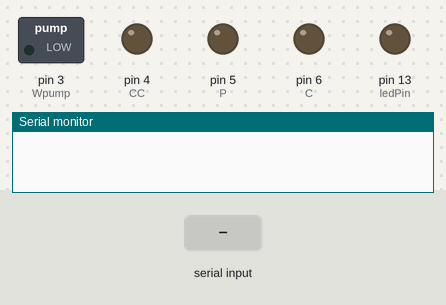
The sketch below on a simulated Arduino Mega 2560, built with avr-gcc and run on an emulated ATmega2560. Shown: switched loads named in the sketch (green lamp = pin HIGH), output pins drawn as LEDs (lit = HIGH), the last lines printed to the serial monitor. The inputs (shaded band) are chosen by the test bench.

Above: at 1.2 s.
1.3 s: "W90\n" received over Serial
At 2.5 s:
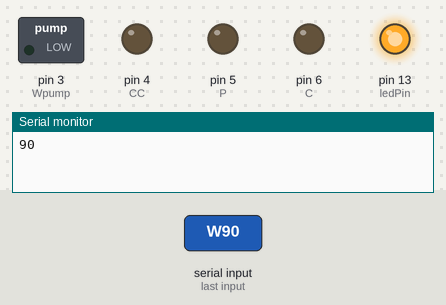
2.8 s: "F90\n" received over Serial
At 3.3 s:
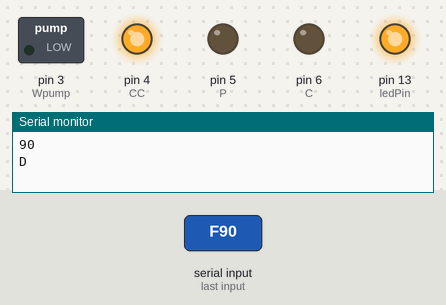
Timing chart, 0 to 15.3 s (numbered marks = the images above; inputs shaded):
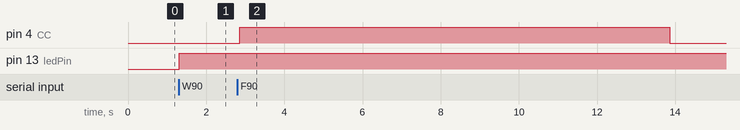

The sketch:

Water_rocket.ino
```cpp
#include <NewPing.h>

// Chân TX,RX trên Module Bluetooth HC-05 cắm lần lượt vào chân RX,TX trên Board Arduino
int ledPin = 13;
int Wsensor = 2; // cảm biến lưu lượng
int Rsensor = 10; // cảm biến tên lửa., 1 : kho6ng, 0 co1

int Wpump = 3 ;  // bơm nước   Lam
int CC = 4;  // Căng cáp hãm  Đen
int P = 5; // Khí nén   Trắng
int C = 6;// Kẹp  Vàng // Claim  Kẹp

String readString;String M;
int Wlevel = 0; // lượng nước định trước
long count = 0; long count1;long count2;
int T=0;

String inString = "";

// Laser TFmini
#include <SoftwareSerial.h>  //header file of software serial port

SoftwareSerial Serial1(8,9); //define software serial port name as Serial1 and define pin2 as RX and pin3 as TX
// chỉ cần dùng chân Tx (xanh lá) của TFmini=> Rx 8 của arduino
int dist;  //actual distance measurements of LiDAR
//int strength; //signal strength of LiDAR
//int check;  //save check value
//int i;
//int uart[9];  //save data measured by LiDAR
//const int HEADER=0x59;  //frame header of data package


void setup() {
  Serial.begin(57600);
    //Serial.begin(115200);
  pinMode(ledPin, OUTPUT);
  pinMode(Wpump, OUTPUT);
  pinMode(P, OUTPUT);
  pinMode(CC, OUTPUT);
  pinMode(C, OUTPUT);
  pinMode(Wsensor,INPUT_PULLUP);

  Serial1.begin(57600); //set bit rate of serial port connecting LiDAR with Arduino

}

void loop()
{
  //Serial.println("Ready");
  // nhận thông tin từ cổng com
  while (Serial.available()) {
    delay(3);
    char c = Serial.read();
   readString += c;
  }
  if (readString.length() >0)
  {
    if (readString.startsWith("W"))   // Định lượng nước bơm vào
    {
      readString.replace('W', '0');
      Wlevel = readString.toInt();
      Serial.println(Wlevel);
      digitalWrite(ledPin, HIGH);
     }

    if (readString.startsWith("N"))   // Mở bơm nước
    {
      digitalWrite(C, HIGH);// kẹp tên lửa.
     // Serial.println("Water");
      //while (digitalRead(Rsensor)){}; // chờ cho đến khi tên lửa được kẹp xong.
      digitalWrite(Wpump, HIGH); // mở bơm
      count =0; count1=0;count2=0;
      Serial.println(count1);
      while(Wlevel > count1)         // trong khi chờ nước bơm đủ, đọc và gửi thông tin lượng nước đã bơm
      {
        if(T != digitalRead(Wsensor))
          {
            count++; T= digitalRead(Wsensor);
            count1= int(count/90); //count2 = 10* count1; // 1/64.7
           // if ((count1 % 5 == 0 )&&(count % 5 == 0 )) // cứ 5% mới báo 1 lần
		 if ((count1!=0)&&(count1 *90 == count))// && (count1%5 ==0))
			{ Serial.println(count1);}
		}
      }
      count =0;
      digitalWrite(Wpump, LOW); // tắt bơm nước
      delay(200);
      digitalWrite(P, HIGH); // mở khí nén
      delay(2000); // chờ cho đủ áp
      Serial.println('R');// báo nước và áp lực đã sẵn sàng
     }
     if (readString.startsWith("F") )  //  bắn
    {
      digitalWrite(C, LOW);// mở kẹp
      delay(50);
      digitalWrite(P, LOW);// tắt khí nén.
      //delay(50);
      digitalWrite(CC, HIGH);// mở căng cáp.
      Serial.println("D");// Done , báo đã bắn xong
      // Bắt đầu đo khoảng cách trong 3 sec
      long Time = millis();
      long Dis = 500;
       while ((millis()- Time)< 3000) {
        // đọc dữ liệu độ cao từ arduino 2 qua cổng Serial1
           while (Serial1.available() > 0) {
            int inChar = Serial1.read();
            if (isDigit(inChar)) {
            // convert the incoming byte to a char and add it to the string:
            inString += (char)inChar;
          }
          // if you get a newline, print the string, then the string's value:
      if (inChar == '\n') {
      dist = inString.toInt();
      inString = "";
      }
           }


            if ((dist >0)&& (dist < Dis))// đo lấy kc ngắn nhất.
             {Dis = dist;}

        }

       Serial.println(500-Dis);// xuất giá trị độ cao.
       delay(8000);
       digitalWrite(CC, LOW);// tắt căng cáp.
    }
    }

    readString="";


}
/*void TFmini()
{
if (Serial1.available()) {  //check if serial port has data input
    if(Serial1.read() == HEADER) {  //assess data package frame header 0x59
      uart[0]=HEADER;
      if (Serial1.read() == HEADER) { //assess data package frame header 0x59
        uart[1] = HEADER;
        for (i = 2; i < 9; i++) { //save data in array
          uart[i] = Serial1.read();
        }
        check = uart[0] + uart[1] + uart[2] + uart[3] + uart[4] + uart[5] + uart[6] + uart[7];
        if (uart[8] == (check & 0xff)){ //verify the received data as per protocol
          dist = uart[2] + uart[3] * 256;     //calculate distance value
          strength = uart[4] + uart[5] * 256; //calculate signal strength value
        }
      }
    }
  }
}  */
```

Measured:
- after the input at 1.3 s, pin 13 (ledPin): LOW → HIGH at once
- after the input at 2.8 s, pin 4 (CC): LOW → HIGH after 0.06 s, → LOW 11.0 s later
